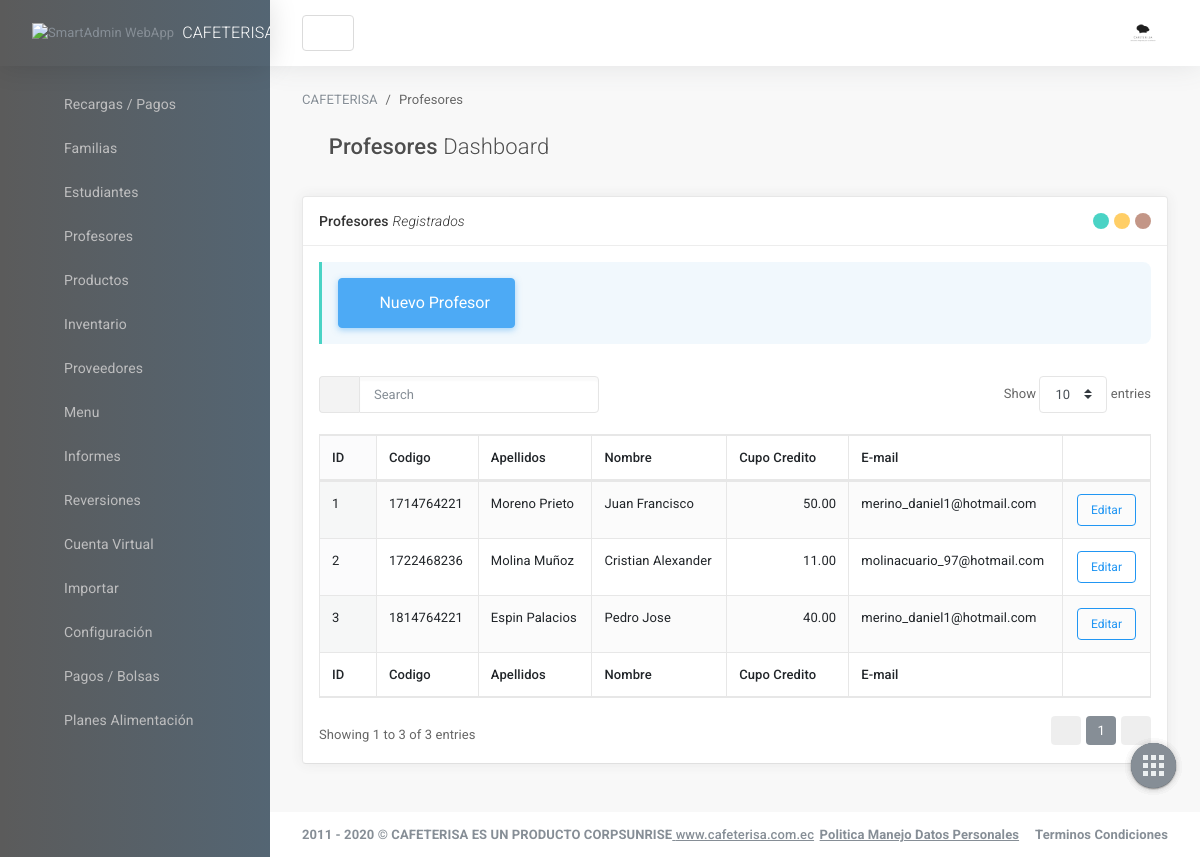
The page /nuevoProfesor.php on the database its author committed.
### tables this page shows
CREATE TABLE profesores (
	id_profesor  				varchar(100) not null,
	apellidos_profesor			varchar(100) not null,
	nombres_profesor			varchar(100) not null,
	email_profesor				varchar(255) not null,
	credito_profesor			float(200,2) not null,
	debito_profesor				float(200,2) not null,
	contrasena_profesor			varchar(100) not null,
	saldo_profesor				float(200,2) not null,
	celular_profesor			varchar(10),
	saldo_credito_profesor		float(200,2) not null,
	CONSTRAINT pk_profesores PRIMARY KEY(id_profesor)
);

### include/helpers.php (called while the page is built, shortened)
<?php
	function conseguir_profesores($conexion){
		$sql = "SELECT id_profesor AS CODIGO_PROFESOR, apellidos_profesor AS APELLIDOS_PROFESOR, nombres_profesor AS NOMBRE_PROFESOR, email_profesor AS EMAIL_PROFESOR, credito_profesor AS CREDITO, debito_profesor, contrasena_profesor, saldo_profesor AS SALDO_PROFESOR, celular_profesor AS CELULAR, saldo_credito_profesor AS SALDO_CREDITO FROM profesores ORDER BY id_profesor ASC";
		$profesores = mysqli_query($conexion, $sql);
		$result = array();
		if ($profesores && mysqli_num_rows($profesores) >=1) {
			$result = $profesores;
		}
		return $result;
	}
?>

### nuevoProfesor.php (the view, shortened to what this page needs)
<?php
require_once 'include/cabecera.php';
require_once 'include/helpers.php';
require_once 'include/conexion.php';
?>
                    <main id="js-page-content" role="main" class="page-content">
    <ol class="breadcrumb page-breadcrumb">
        <li class="breadcrumb-item"><a href="javascript:void(0);">CAFETERISA</a></li>
        <li class="breadcrumb-item">Profesores</li>
    </ol>
    <div class="subheader">
        <h1 class="subheader-title">
            <i class='subheader-icon fal fa-home'></i> Profesores <span class='fw-300'>Dashboard</span>
        </h1>
  </div>
  <div class="row">
      <div class="col-xl-12">
          <div id="panel-1" class="panel">
              <div class="panel-hdr">
                  <h2>
                      Profesores <span class="fw-300"><i>Registrados</i></span>
                  </h2>
                  <div class="panel-toolbar">
                    <button class="btn btn-panel" data-action="panel-collapse" data-toggle="tooltip" data-offset="0,10" data-original-title="Minimizar"></button>
                    <button class="btn btn-panel" data-action="panel-fullscreen" data-toggle="tooltip" data-offset="0,10" data-original-title="Pantalla Completa"></button>
                    <button class="btn btn-panel" data-action="panel-close" data-toggle="tooltip" data-offset="0,10" data-original-title="Cerrar"></button>                  </div>
              </div>
              <div class="panel-container show">
                  <div class="panel-content">
                      <div class="panel-tag">
                        <button type="button" class="btn btn-lg btn-info" data-toggle="modal" data-target="#nuevoProfesor">
                            <span class="fal fa-user"></span>
                            Nuevo Profesor
                        </button>
                      </div>
                      <table id="dt-basic-example" class="table table-bordered table-hover table-striped w-100">
                          <thead>
                              <tr>
                                  <th>ID</th>
                                  <th>Codigo</th>
                                  <th>Apellidos</th>
                                  <th>Nombre</th>
                                  <th>Cupo Credito</th>
                                  <th>E-mail</th>
                                  <th>&nbsp;</th>
                              </tr>
                          </thead>
                          <tbody>
<?php
    $contador = 0;
    $profesores =conseguir_profesores($db);
    if(!empty($profesores) && mysqli_num_rows($profesores) >= 1):
        while ($profesor = mysqli_fetch_assoc($profesores)) :
            $contador++;
?>
<tr>
                                  <td><?=$contador?></td>
                                  <td><?=$profesor['CODIGO_PROFESOR']?></td>
                                  <td><?=$profesor['APELLIDOS_PROFESOR']?></td>
                                  <td><?=$profesor['NOMBRE_PROFESOR']?></td>
                                  <td align="right"><?=$profesor['CREDITO']?></td>
                                  <td><?=$profesor['EMAIL_PROFESOR']?></td>
                                  <td align="center"><button type="button" class="btn btn-sm btn-outline-info" data-toggle="modal" data-target="#modalEditar<?=$profesor['CODIGO_PROFESOR']?>">Editar</button></td>
                              </tr>
<?php
        endwhile;
    endif;
?>
                          </tbody>
                          <tfoot>
                              <tr>
                                <th>ID</th>
                                <th>Codigo</th>
                                <th>Apellidos</th>
                                <th>Nombre</th>
                                <th>Cupo Credito</th>
                                <th>E-mail</th>
                                <th>&nbsp;</th>
                              </tr>
                          </tfoot>
                      </table>
                  </div>
              </div>
          </div>
      </div>
  </div>
</main>
                    <footer class="page-footer" role="contentinfo">
    <div class="d-flex align-items-center flex-1 text-muted">
        <span class="hidden-md-down fw-700">2011 - 2020 © CAFETERISA ES UN PRODUCTO CORPSUNRISE<a href='https://www.cafeterisa.com.ec' class='text-primary fw-500' title='gotbootstrap.com' target='_blank'> www.cafeterisa.com.ec</a></span>
    </div>
    <div>
        <ul class="list-table m-0">
            <li><a href="https://www.katu.com.co/docs/politicaManejoDatosPersonales.pdf" target="_blank"class="text-secondary fw-700">Politica Manejo Datos Personales</a></li>
            <li class="pl-3"><a href="https://www.katu.com/docs/terminosCondiciones.pdf" class="text-secondary fw-700">Terminos Condiciones</a></li>
            </ul>
    </div>
</footer>
                </div>
            </div>
        </div>
<nav class="shortcut-menu d-none d-sm-block">
    <label for="menu_open" class="menu-open-button ">
        <span class="app-shortcut-icon d-block"></span>
    </label>
    <a href="#" class="menu-item btn" data-toggle="tooltip" data-placement="left" title="Scroll Incio">
    </a>
    <a href="salir.php" class="menu-item btn" data-toggle="tooltip" data-placement="left" title="Salir">
    </a>
    <a href="#" class="menu-item btn" data-action="app-fullscreen" data-toggle="tooltip" data-placement="left" title="Pantalla Completa">
    </a>
    <a href="#" class="menu-item btn" data-action="app-print" data-toggle="tooltip" data-placement="left" title="Imprimir Pagina">
    </a>
</nav>
    </body>
</html>

### css/datagrid/datatables/datatables.bundle.css (style rules this page uses)
table.dataTable { clear: both; margin-top: 6px !important; margin-bottom: 6px !important; max-width: none !important; border-collapse: separate !important; border-spacing: 0; }
table.dataTable td, table.dataTable th { -webkit-box-sizing: content-box; box-sizing: content-box; }
table.dataTable thead > tr > th.sorting_asc, table.dataTable thead > tr > th.sorting_desc, table.dataTable thead > tr > th.sorting, table.dataTable thead > tr > td.sorting_asc, table.dataTable thead > tr > td.sorting_desc, table.dataTable thead > tr > td.sorting { padding-right: 30px; }
table.dataTable thead .sorting, table.dataTable thead .sorting_asc, table.dataTable thead .sorting_desc, table.dataTable thead .sorting_asc_disabled, table.dataTable thead .sorting_desc_disabled { cursor: pointer; position: relative; }
table.dataTable thead .sorting:before, table.dataTable thead .sorting:after, table.dataTable thead .sorting_asc:before, table.dataTable thead .sorting_asc:after, table.dataTable thead .sorting_desc:before, table.dataTable thead .sorting_desc:after, table.dataTable thead .sorting_asc_disabled:before, table.dataTable thead .sorting_asc_disabled:after, table.dataTable thead .sorting_desc_disabled:before, table.dataTable thead .sorting_desc_disabled:after { position: absolute; bottom: 0.9em; display: block; opacity: 0.3; }
table.dataTable thead .sorting:before, table.dataTable thead .sorting_asc:before, table.dataTable thead .sorting_desc:before, table.dataTable thead .sorting_asc_disabled:before, table.dataTable thead .sorting_desc_disabled:before { right: 1em; content: "\2191"; }
table.dataTable thead .sorting:after, table.dataTable thead .sorting_asc:after, table.dataTable thead .sorting_desc:after, table.dataTable thead .sorting_asc_disabled:after, table.dataTable thead .sorting_desc_disabled:after { right: 0.5em; content: "\2193"; }
table.dataTable thead .sorting_asc:before, table.dataTable thead .sorting_desc:after { opacity: 1; }
table.table-bordered.dataTable th, table.table-bordered.dataTable td { border-left-width: 0; }
table.table-bordered.dataTable th:last-child, table.table-bordered.dataTable th:last-child, table.table-bordered.dataTable td:last-child, table.table-bordered.dataTable td:last-child { border-right-width: 0; }
table.table-bordered.dataTable tbody th, table.table-bordered.dataTable tbody td { border-bottom-width: 0; }
.sorting_asc, .sorting_desc, .even .sorting_1 { background-color: rgba(134, 142, 150, 0.03); }
.odd .sorting_1 { background-color: rgba(134, 142, 150, 0.04); }
table.dataTable { margin-top: 0 !important; margin-bottom: 1rem !important; }
table.dataTable thead .sorting:before, table.dataTable thead .sorting_asc:before, table.dataTable thead .sorting_desc:before, table.dataTable thead .sorting_asc_disabled:before, table.dataTable thead .sorting_desc_disabled:before { right: 1rem !important; content: "\f175"; font-size: 14px; font-family: 'Font Awesome 5 Pro'; }
table.dataTable thead .sorting:after, table.dataTable thead .sorting_asc:after, table.dataTable thead .sorting_desc:after, table.dataTable thead .sorting_asc_disabled:after, table.dataTable thead .sorting_desc_disabled:after { right: 0.5rem !important; content: "\f176"; font-size: 14px; font-family: 'Font Awesome 5 Pro'; }

### rows shown on the page
profesores: id_profesor "1714764221", apellidos_profesor "Moreno Prieto", nombres_profesor "Juan Francisco", credito_profesor "50.00", email_profesor "merino_daniel1@hotmail.com"
profesores: id_profesor "1722468236", apellidos_profesor "Molina Muñoz", nombres_profesor "Cristian Alexander", credito_profesor "11.00", email_profesor "molinacuario_97@hotmail.com"
profesores: id_profesor "1814764221", apellidos_profesor "Espin Palacios", nombres_profesor "Pedro Jose", credito_profesor "40.00", email_profesor "merino_daniel1@hotmail.com"
